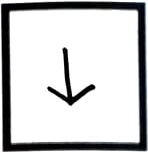
#> input picture backend/model_development/dataset/BACK/ampfszxwvi.jpeg, 148 x 152 px, given in place of test5.jpeg, which was not available
$ python dataset.py
#> lines starting #> are read from the running program, lines starting #| are printed output that depends on the picture; after the words box and inside, x2 and y2 are one past the last pixel; in counts of white or black regions, pixels touching at a corner belong together; pictures that were not available may be replaced by others from this repository, and a replacement may not be noted
### backend/model_development/crop.py
import cv2
import imutils
import numpy as np
from re import search
from PIL import Image
import os
import re


def scale_contour(contour, scale):

    M = cv2.moments(contour)
    cx = int(M['m10']/M['m00'])
    cy = int(M['m01']/M['m00'])

    cx_scaled = int(M['m10']/M['m00'])*scale
    cy_scaled = int(M['m01']/M['m00'])*scale

    cnt_norm = contour - [cx, cy]
    cnt_scaled = cnt_norm * scale
    cnt_scaled = cnt_scaled + [cx_scaled, cy_scaled]
    cnt_scaled = cnt_scaled.astype(np.int32)

    return cnt_scaled, cy_scaled

def preprocess(path_to_image):

    # load image and resize to smaller factor for better shape approximation
    image = cv2.imread(path_to_image)
    resized = imutils.resize(image, width=500)
    resized = image
    ratio = image.shape[0] / float(resized.shape[0])

    # convert the resized image to grayscale, blur slightly and threshold it
    gray = cv2.cvtColor(resized, cv2.COLOR_BGR2GRAY)
    (thresh, blackAndWhiteImage) = cv2.threshold(gray, 220, 255, cv2.THRESH_BINARY)

    blurred = cv2.medianBlur(blackAndWhiteImage,5)

    # # sharpen image to enhance edges
    kernel = np.array((
    [0, -1, 0],
    [-1, 5, -1],
    [0, -1, 0]), dtype="int")
    sharpened = cv2.filter2D(blurred, -1, kernel)

    return sharpened, image, 1.0

def contour_detection(preprocessed_image, src_image, ratio):

    output_patches = []
    centroids = []
    heights = [] # h/2

    edged = cv2.Canny(preprocessed_image, 130, 225, 2)
    contours, hierarchy = cv2.findContours(edged, cv2.RETR_TREE, cv2.CHAIN_APPROX_NONE)

    for i in range(len(contours)-1, -1, -1):
        x1, y1, w1, h1 = cv2.boundingRect(contours[i])
        if cv2.contourArea(contours[i]) < 10000 or abs(w1-h1) > 100:
            contours.pop(i)
            continue

    for i in range(len(contours)-1, -1, -1):
        x1, y1, w1, h1 = cv2.boundingRect(contours[i])

        for j in range(i-1, -1, -1):
            x2, y2, w2, h2 = cv2.boundingRect(contours[j])
            if compare(x1, y1, w1, h1, x2, y2, w2, h2):
                print("duplicate removed")
                contours.pop(i)
                break

    print("Length of contours", len(contours))

    # [6 lines of commented-out code are left out]

    token_number = 0
    print(len(contours))

    cnt_rects = [(cv2.boundingRect(cnt), cnt) for cnt in contours]
    cnt_rects = sort_contours(cnt_rects)

    for cnt_rect in cnt_rects:

        rect, contour = cnt_rect
        print(rect)
        # if len(contour) >= 1:
        if cv2.contourArea(contour) > 10000:

            cnt_scaled, cy_scaled = scale_contour(contour, ratio)
            x, y, w, h = cv2.boundingRect(cnt_scaled)
            print(w,h)
            if abs(w-h) <= 100:
                token_number += 1

                cnt_scaled, cy_scaled = scale_contour(contour, ratio)

                x, y, w, h = cv2.boundingRect(cnt_scaled)
                roi = src_image[y:y+h, x:x+w]
                print(cv2.contourArea(contour))
                # cv2.imshow('patch'+ str(token_number), roi)
                # cv2.waitKey(0)
                # cv2.destroyAllWindows()

                output_patches.append(roi)
                centroids.append(cy_scaled)
                heights.append(h/2)

    return output_patches, centroids, heights


def detect_tokens(path_to_image): # wrapper function

    preprocessed_img, img, ratio = preprocess(path_to_image)
#> in preprocess, image is the input picture: shape (152, 148, 3); mean B, G, R 202.7, 202.1, 201.8
#> in preprocess, `resized = imutils.resize(image, width=500)`:
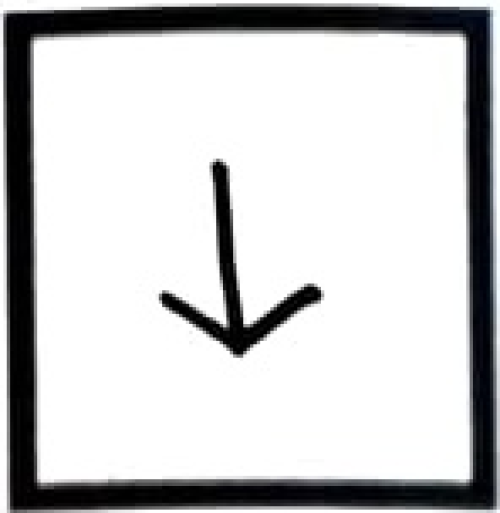
#> resized: shape (513, 500, 3); mean B, G, R 202.7, 202.1, 201.8
#> in preprocess, `(thresh, blackAndWhiteImage) = cv2.threshold(gray, 220, 255, cv2.THRES..`:
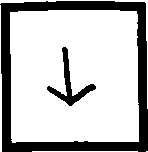
#> blackAndWhiteImage: shape (152, 148); 75.1% white; 2 black regions, box (x1, y1, x2, y2) and area: (0, 1, 148, 152) 5000, (47, 47, 96, 106) 607
#> in preprocess, `blurred = cv2.medianBlur(blackAndWhiteImage,5)`:
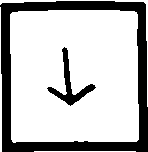
#> blurred: shape (152, 148); 75.1% white; 2 black regions, box (x1, y1, x2, y2) and area: (0, 1, 148, 152) 5013, (47, 47, 96, 106) 599
#> ratio = 1
    output_patches, centroids, heights =  contour_detection(preprocessed_img, img, ratio)
#> in contour_detection, `edged = cv2.Canny(preprocessed_image, 130, 225, 2)`:
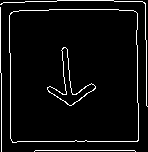
#> edged: shape (152, 148); 5.5% white in thin lines or dots
#> in contour_detection, `contours, hierarchy = cv2.findContours(edged, cv2.RETR_TREE, cv2.CHAIN..`: contours = 7 contours, 3 with area under 20; largest, box (x1, y1, x2, y2) and area: (9, 9, 139, 143) 16748, (9, 9, 139, 143) 16745, (47, 47, 96, 106) 614, (47, 47, 96, 106) 584
#> the loop in contour_detection, `for i in range(len(contours)-1, -1, -1):` made 7 passes
#> (i, x1, y1, w1, h1) on passes 1, 2, 3, 5, 6, 7: (6, 0, 0, 148, 107), (5, 0, 7, 2, 145), (4, 47, 47, 49, 59), (2, 9, 9, 130, 134), (1, 9, 9, 130, 134), (0, 34, 150, 102, 2)
#> (x1, y1, w1, h1) on pass 4: (47, 47, 49, 59)
#> after the loop in contour_detection, `for i in range(len(contours)-1, -1, -1):`: contours = 2 contours; box (x1, y1, x2, y2) and area: (9, 9, 139, 143) 16748, (9, 9, 139, 143) 16745
#> the loop in contour_detection, `for i in range(len(contours)-1, -1, -1):` made 2 passes
#> (x1, y1, w1, h1) on pass 1: (9, 9, 130, 134)
#> (i, x1, y1, w1, h1) on pass 2: (0, 9, 9, 130, 134)
#| duplicate removed
#> after the loop in contour_detection, `for i in range(len(contours)-1, -1, -1):`: contours = 1 contour; box (x1, y1, x2, y2) and area: (9, 9, 139, 143) 16748
#| Length of contours 1
#| 1
#> in contour_detection, `cnt_rects = [(cv2.boundingRect(cnt), cnt) for cnt in contours]`: cnt_rects = 1 item
#> the loop in contour_detection, `for cnt_rect in cnt_rects: ` made 1 pass
#| (9, 9, 130, 134)
#| 130 134
#| 16748.5
#> pass 1, in contour_detection, `roi = src_image[y:y+h, x:x+w]`:
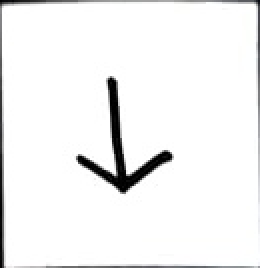
#> roi: shape (134, 130, 3) (shown 2 times larger); mean B, G, R 242.2, 242.2, 242.1
#> after the loop in contour_detection, `for cnt_rect in cnt_rects:`: centroids = [75]; heights = [67]; output_patches = 1 item; token_number = 1
#> output_patches = 1 item; centroids = [75]; heights = [67]
    # line_number = get_line_numbers(centroids, heights)

    return output_patches


def compare(x1, y1, w1, h1, x2, y2, w2, h2):
    """
    Compare if two contours denote the same area
    """
    if abs(x1-x2) < 50 and abs(y1-y2) < 50 and abs(w1-w2) < 50 and abs(h1-h2) < 50:
        return True
    return False

def sort_contours(cnt_rects):
    sort_vertically = sorted(cnt_rects,key=lambda  x:x[0][1])
    sort_horizontally = list()
    for i in range(6):
        sort_horizontally.extend(sorted(sort_vertically[4*i: 4*i + 4], key= lambda x: x[0][0]))
    return sort_horizontally


# output_patches = detect_tokens('test.jpeg')
# print(output_patches, len(output_patches))


# Try later -- fix the approximate size of the bounding boxes based on the file size ( or the number of pixels in the file )

### backend/model_development/utils.py
import cv2
import os
import string
from pathlib import Path
import random
class Dataset:
    """
    class to store and categorize different symbols in the photo
    """


    def __init__(self, photos):
        self.letters = string.ascii_lowercase
        self.set_1 = photos[:12]
        self.set_2 = photos[12:]
        self.classes = {
        "FORWARD": [],
        "RIGHT": [],
        "LEFT": [],
        "BACK": [],
        "ROTATE_CW": [],
        "ROTATE_ACW": [],
        "LOOP": [],
        "IF": [],
        "ELSE": [],
        "END": [],
        "START": [],
        "END_LOOP": []
    }

        self.categorize()
        for key in self.classes:
            self.save_class(key)

    def categorize(self):
        """
        Categorize the photos into different classes
        """

        self.classes["RIGHT"].append(self.set_1[0])
        self.classes["LEFT"].append(self.set_1[1])
        self.classes["FORWARD"].append(self.set_1[2])
        self.classes["BACK"].append(self.set_1[3])
        self.classes["START"].append(self.set_1[4])
        self.classes["END"].append(self.set_1[5])
        self.classes["ROTATE_CW"].append(self.set_1[6])
        self.classes["ROTATE_ACW"].append(self.set_1[7])
        self.classes["ELSE"].append(self.set_1[8])
        self.classes["IF"].append(self.set_1[9])
        self.classes["LOOP"].append(self.set_1[10])
        self.classes["END_LOOP"].append(self.set_1[11])


        self.classes["RIGHT"].append(self.set_2[0])
        self.classes["LEFT"].append(self.set_2[1])
        self.classes["FORWARD"].append(self.set_2[2])
        self.classes["BACK"].append(self.set_2[3])
        self.classes["START"].append(self.set_2[4])
        self.classes["END"].append(self.set_2[5])
        self.classes["ROTATE_CW"].append(self.set_2[6])
        self.classes["ROTATE_ACW"].append(self.set_2[7])
        self.classes["ELSE"].append(self.set_2[8])
        self.classes["IF"].append(self.set_2[9])
        self.classes["LOOP"].append(self.set_2[10])
        self.classes["END_LOOP"].append(self.set_2[11])

    # [19 lines left out: functions save_class, save_to_folder, not called in this run]

### backend/model_development/dataset.py
from crop import detect_tokens
from utils import Dataset


if __name__ == "__main__":
    output_patches = detect_tokens("test5.jpeg")
#> output_patches = 1 item
    Dataset(output_patches)
#> in __init__, `self.set_2 = photos[12:]`: self.set_2 = []
#> (the run stopped early here; a loop or call above may not have finished)

$ run again, on backend/model_development/dataset/ELSE/cuufbnjuyl.jpeg
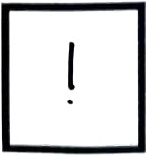
#> input picture backend/model_development/dataset/ELSE/cuufbnjuyl.jpeg, 146 x 155 px, given in place of test5.jpeg, which was not available
#> in preprocess, image is the input picture: shape (155, 146, 3); mean B, G, R 207.5, 206.6, 206.3
#> blackAndWhiteImage: shape (155, 146); 77.4% white; 3 black regions, box (x1, y1, x2, y2) and area: (1, 1, 146, 155) 4827, (68, 42, 75, 91) 261, (67, 100, 73, 104) 22
#> blurred: shape (155, 146); 77.5% white; 3 black regions (1 under 20 px), largest, box (x1, y1, x2, y2) and area: (1, 1, 146, 155) 4834, (68, 42, 75, 90) 252
#> in detect_tokens, `preprocessed_img, img, ratio = preprocess(path_to_image)`: ratio = 1
#> in contour_detection, `edged = cv2.Canny(preprocessed_image, 130, 225, 2)`:
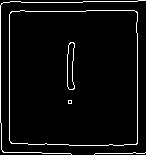
#> edged: shape (155, 146); 4.6% white in thin lines or dots
#> in contour_detection, `contours, hierarchy = cv2.findContours(edged, cv2.RETR_TREE, cv2.CHAIN..`: contours = 8 contours, 4 with area under 20; largest, box (x1, y1, x2, y2) and area: (9, 10, 138, 146) 17090, (9, 10, 138, 146) 17084, (67, 42, 75, 90) 252, (67, 42, 75, 90) 248
#> the loop in contour_detection, `for i in range(len(contours)-1, -1, -1):` made 8 passes
#> (i, x1, y1, w1, h1) on passes 1, 2, 3, 5, 6, 7, 8: (7, 0, 0, 146, 155), (6, 67, 42, 8, 48), (5, 67, 42, 8, 48), (3, 68, 100, 4, 4), (2, 9, 10, 129, 136), (1, 9, 10, 129, 136), (0, 94, 152, 52, 3)
#> after the loop in contour_detection, `for i in range(len(contours)-1, -1, -1):`: contours = 2 contours; box (x1, y1, x2, y2) and area: (9, 10, 138, 146) 17090, (9, 10, 138, 146) 17084
#> the loop in contour_detection, `for i in range(len(contours)-1, -1, -1):` made 2 passes
#> (x1, y1, w1, h1) on pass 1: (9, 10, 129, 136)
#> (printed output is left out)
#> after the loop in contour_detection, `for i in range(len(contours)-1, -1, -1):`: contours = 1 contour; box (x1, y1, x2, y2) and area: (9, 10, 138, 146) 17090
#| Length of contours 1
#| 1
#> cnt_rects = 1 item
#> the loop in contour_detection, `for cnt_rect in cnt_rects: ` made 1 pass
#> (printed output is left out)
#> pass 1, in contour_detection, `roi = src_image[y:y+h, x:x+w]`:
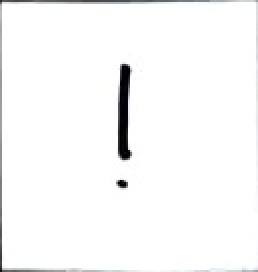
#> roi: shape (136, 129, 3) (shown 2 times larger); mean B, G, R 248.6, 248.5, 248.4
#> after the loop in contour_detection, `for cnt_rect in cnt_rects:`: centroids = [77]; heights = [68]; output_patches = 1 item; token_number = 1
#> in detect_tokens, `output_patches, centroids, heights =  contour_detection(preprocessed_i..`: output_patches = 1 item; centroids = [77]; heights = [68]
#> `output_patches = detect_tokens("test5.jpeg")`: output_patches = 1 item
#> self.set_2 = []

$ run again, on backend/model_development/dataset/ELSE/ddeomcvdue.jpeg
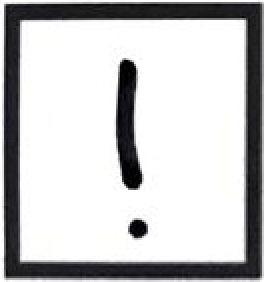
#> input picture backend/model_development/dataset/ELSE/ddeomcvdue.jpeg, 132 x 141 px, given in place of test5.jpeg, which was not available (shown 2 times larger)
#> in preprocess, image is the input picture: shape (141, 132, 3); mean B, G, R 197.3, 196.6, 196.7
#> blackAndWhiteImage: shape (141, 132); 70.9% white; 3 black regions, box (x1, y1, x2, y2) and area: (1, 1, 132, 141) 4672, (58, 29, 72, 95) 649, (64, 109, 74, 120) 86
#> blurred: shape (141, 132); 70.8% white; 3 black regions, box (x1, y1, x2, y2) and area: (1, 1, 132, 141) 4701, (58, 29, 72, 95) 646, (64, 109, 74, 120) 80
#> in detect_tokens, `preprocessed_img, img, ratio = preprocess(path_to_image)`: ratio = 1
#> in contour_detection, `edged = cv2.Canny(preprocessed_image, 130, 225, 2)`:
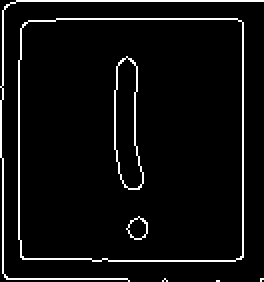
#> edged: shape (141, 132) (shown 2 times larger); 5.2% white in thin lines or dots
#> in contour_detection, `contours, hierarchy = cv2.findContours(edged, cv2.RETR_TREE, cv2.CHAIN..`: contours = 10 contours, 4 with area under 20; largest, box (x1, y1, x2, y2) and area: (9, 9, 122, 131) 13451, (9, 9, 122, 131) 13446, (57, 28, 72, 95) 647, (57, 28, 72, 95) 640, (63, 108, 74, 120) 78, (63, 108, 74, 120) 74
#> the loop in contour_detection, `for i in range(len(contours)-1, -1, -1):` made 10 passes
#> (i, x1, y1, w1, h1) on passes 1, 2, 3, 4, 6, 7, 8, 9: (9, 0, 0, 132, 141), (8, 57, 28, 15, 67), (7, 57, 28, 15, 67), (6, 63, 108, 11, 12), (4, 9, 9, 113, 122), (3, 9, 9, 113, 122), (2, 81, 139, 3, 2), (1, 130, 139, 2, 2)
#> after the loop in contour_detection, `for i in range(len(contours)-1, -1, -1):`: contours = 2 contours; box (x1, y1, x2, y2) and area: (9, 9, 122, 131) 13451, (9, 9, 122, 131) 13446
#> the loop in contour_detection, `for i in range(len(contours)-1, -1, -1):` made 2 passes
#> (x1, y1, w1, h1) on pass 1: (9, 9, 113, 122)
#> (printed output is left out)
#> after the loop in contour_detection, `for i in range(len(contours)-1, -1, -1):`: contours = 1 contour; box (x1, y1, x2, y2) and area: (9, 9, 122, 131) 13451
#| Length of contours 1
#| 1
#> cnt_rects = 1 item
#> the loop in contour_detection, `for cnt_rect in cnt_rects: ` made 1 pass
#> (printed output is left out)
#> pass 1, in contour_detection, `roi = src_image[y:y+h, x:x+w]`:
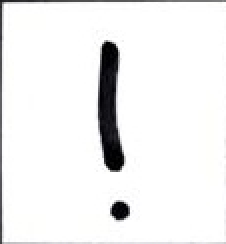
#> roi: shape (122, 113, 3) (shown 2 times larger); mean B, G, R 239.9, 239.8, 239.9
#> after the loop in contour_detection, `for cnt_rect in cnt_rects:`: centroids = [69]; heights = [61]; output_patches = 1 item; token_number = 1
#> in detect_tokens, `output_patches, centroids, heights =  contour_detection(preprocessed_i..`: output_patches = 1 item; centroids = [69]; heights = [61]
#> `output_patches = detect_tokens("test5.jpeg")`: output_patches = 1 item
#> self.set_2 = []
